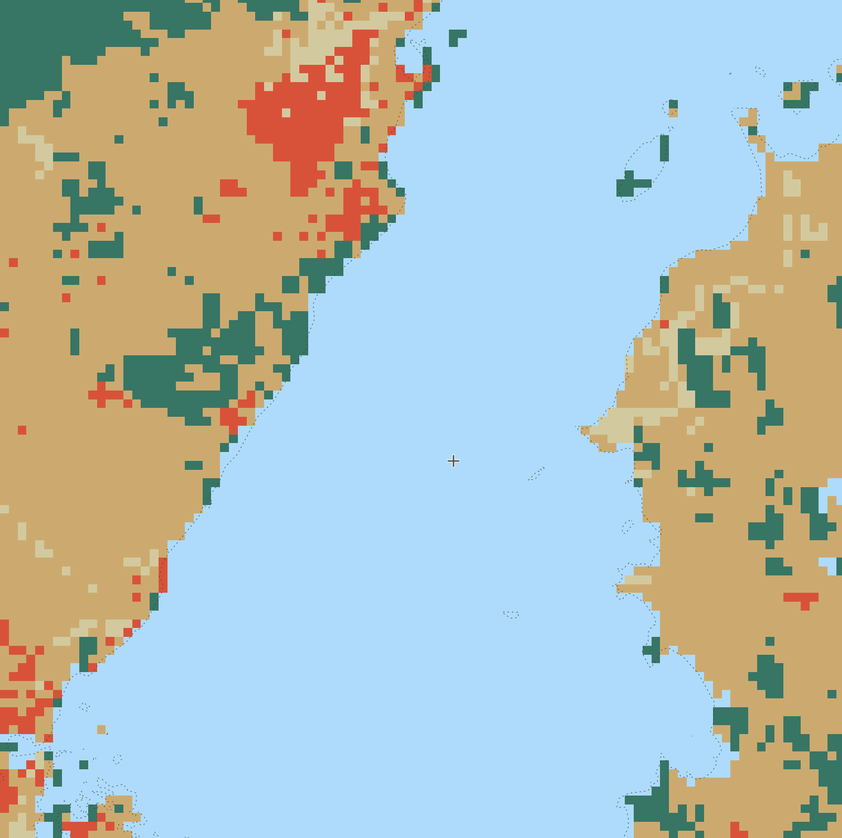
#> input picture peta.png, 842 x 838 px, shrunk from 1508 x 1500 before the run
$ python addGridsToMap.py
#> lines starting #> are read from the running program, lines starting #| are printed output that depends on the picture
from PIL import Image, ImageDraw

def add_grid(image, grid_size, color=(255, 255, 255), thickness=1):
    draw = ImageDraw.Draw(image)
    width, height = image.size
    grid_width, grid_height = grid_size

    # Draw vertical grid lines
    for x in range(0, width, grid_width):
        draw.line([(x, 0), (x, height)], fill=color, width=thickness)

    # Draw horizontal grid lines
    for y in range(0, height, grid_height):
        draw.line([(0, y), (width, y)], fill=color, width=thickness)

    return image

# Load the image
image_path = 'peta.png'
image = Image.open(image_path)
#> image is the input picture: PIL image 842x838 RGBA; mean R, G, B, A 176.6, 190, 184.5, 255

# Define grid size (e.g., 10x10 pixels for smaller grids)
grid_size = (50, 50)

# Add grid to the image
image_with_grid = add_grid(image, grid_size)
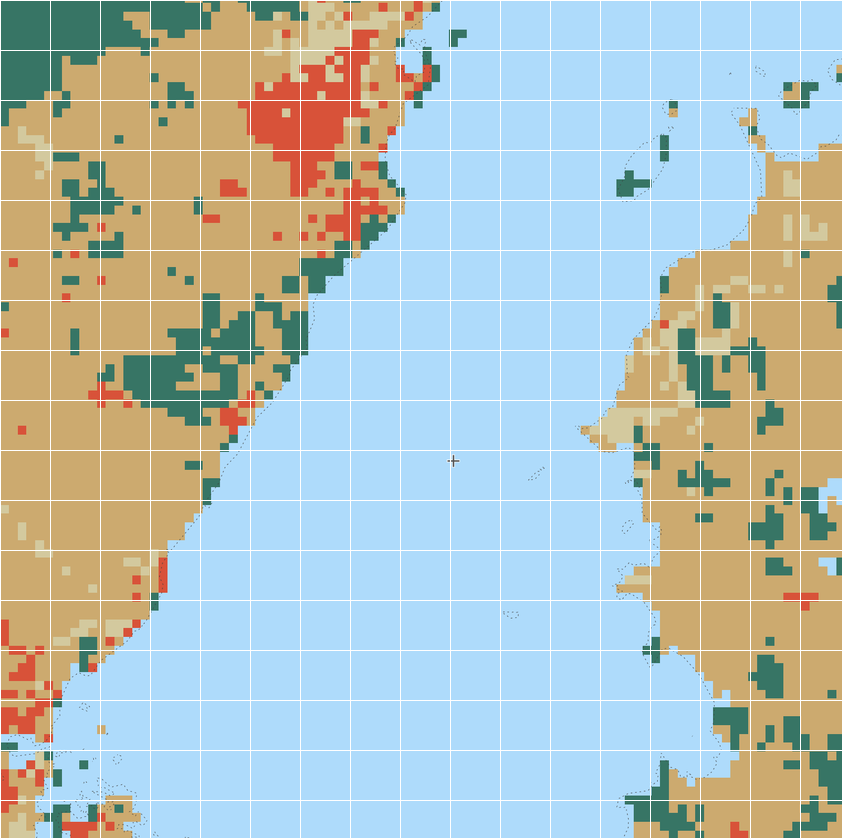
#> image_with_grid: PIL image 842x838 RGBA; mean R, G, B, A 179.8, 192.6, 187.4, 255

# Display the image with the grid
image_with_grid.show()
